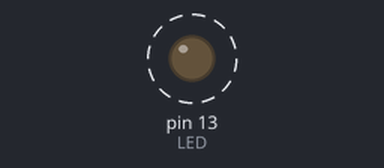
This sketch was run on a simulated Arduino Uno, built with avr-gcc and run on an emulated ATmega328P. Shown: output pins drawn as LEDs (lit = HIGH). Dashed ring = blinking. What the sketch prints to the serial monitor is not drawn.

Above: at 0.5 s.
Timing chart, 0 to 4.6 s (numbered marks = the images above):
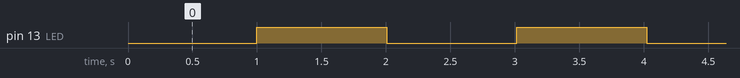

The sketch:

TIMER0.ino
```cpp
/*********************************************************
 *
 * Autor: Eduardo H. Santos.
 * Data:  06 de Setembro de 2018
 *
 *
 * Resumo:
 *
 *    Este programa é um relógio de 1s de precisão
 *    o qual será utilizado no meu sistema de irri-
 *    gação automático.
 *
 *
 * Explicação:
 *
 *   1. Farei a programação para que haja a interrupções
 *      no TIMER0 de forma a atualizar as variáveis a
 *      cada 1s. Isso me dará uma boa base temporal para
 *      a confecção da lógica que se dará para aguar o
 *      sistema uma vez por dia durante um determinado
 *      período de tempo.
 *
 *   2. A interrupção por TIMER0 neste caso ocorrerá
 *      quando o valor do registrador TCNT0 (o qual será
 *      atualizado a cada 'clock' do sistema) for igual
 *      ao valor salvo no registrador OCR0A.
 *
 *   3. Eu setei um prescale para o meu uC de 1024. Dessa
 *      forma o TCNT0 terá a atualização de valor de
 *      forma incremetal quando o Cristal interno oscilar
 *      1024 vezes. Como o Cristal externo é de 16MHz,
 *      significa fizer que o TCNT0 será incrementado na
 *      taxa de (16 MHz)/(1024) = 15.625 Hz.
 *
 *   4. A frequência do TCNT0 sendo 15.625 Hz significa
 *      dizer que a cada 0,000064s haverá um incremento
 *      no TCNT0. Para eu ter a bumbo de 1s de precisão,
 *      eu preciso trabalhar em cima deste tempo de forma
 *      a atualizar o meu sistema nessa taxa.
 *
 *   5. Criarei uma variável do tipo 'static int' de for-
 *      ma a ser atualizara a cada interrupção por timer.
 *
 *   6. Pelas relações matemáticas, se eu multiplicar
 *      0,000064s por 125 e depois por 125 novamente, eu
 *      terei precisamente 1s.
 *
 *   7. Assim, inicialmente eu inicializarei o OCR0A com
 *      o valor de 125. Com isto, a cada 125*0,000064s
 *      ocorrerá uma interrupção por TIMER0. Com isto,
 *      a interrupção ocorrerá a cada 0,008s.
 *
 *   8. Atualizarei, então, a variável 'static int' até
 *      atingir o valor de 125. Isto me dará um bumbo de
 *      1s de precisão.
 ********************************************************/

#define LED 13

/********************************************************
 *
 *  Variáveis utilizadas no meu sistema.
 *
 *  Definirei as variáveis como estáticas
 *  apesar de serem globais
 *
 ********************************************************/
static int cont    = 0;
static int segundo = 0;
static int minuto  = 0;
static int hora    = 0;
static int dia     = 0;

int flag = 0;
char stringHora[10];

/********************************************************
 *
 *  Protótipo das funções.
 *
 ********************************************************/
void initTime(int _hora, int _minuto, int _segundo);
void configTimer0();
void printa();


/********************************************************
 *
 *  Função 'setup'
 *
 ********************************************************/
void setup() {
  pinMode(LED, OUTPUT);

  configTimer0();
  initTime(23, 59, 45);

  Serial.begin(9600);
}


/********************************************************
 *
 *  Função 'loop'
 *
 ********************************************************/
void loop() {

}


/********************************************************
 *
 *  Função de tratamento de interrupção
 *
 ********************************************************/
ISR(TIMER0_COMPA_vect)
{
   // Atualizado a cada 0,008s.
   cont++;

   // Este evendo acontece apenas quando se completa 1s.
   if(cont == 125){
     cont = 0;
     segundo++;

     if ( segundo == 60 ){
       minuto++;
       segundo = 0;
       if ( minuto == 60 ){
         hora++;
         minuto = 0;
         if ( hora == 24 ){
           dia++;
           hora = 0;
         }
       }
     }

     // Alerta por LED para acompanhamento da atividade.
     if (flag == 0){
       digitalWrite(LED, HIGH);
       flag = 1;
     }
     else{
       digitalWrite(LED, LOW);
       flag = 0;
     }

     printa();
   }
}


void initTime(int _hora, int _minuto, int _segundo){
  dia      = 0;
  hora     = _hora;
  minuto   = _minuto;
  segundo  = _segundo;
}


void configTimer0(){
  /* Inicialmente eu faço o reset de todos os registradores. */
  TCCR0A = 0x00;
  TCCR0B = 0x00;
  TCNT0  = 0x00;

  /*********************************************************************
   * 1. Coloco o OCR0A como 125. Este valor em hexa é 0x7D.
   * 2 .Quero que haja o trabalho no formato CTC, que significa
   *    Clear Timer on Compare. Isso é feito setando
   *    TCCR0A = 0x02.
   * 3. Para o preescale em 1024, tem de se fazer TCCR0B = 0x05.
   * 4. Além do mais, tenho de setar a máscara para funcionar de forma
   *    que  eu tenha interrupção quando ocorrer a interrupção
   *    por igualdade entre o TCNT0 com o OCR0A.
   ********************************************************************/
  OCR0A  = 0x7D;
  TCCR0A = 0x02;
  TCCR0B = 0x05;
  TIMSK0 = 0x02;
}


void printa(){
  int m;
  m = sprintf(stringHora, "%2d:%2d:%2d", hora, minuto, segundo);
  Serial.println(stringHora);
//  Serial.print(hora);
//  Serial.print(":");
//  Serial.print(minuto);
//  Serial.print(":");
//  Serial.println(segundo);
}
```

Measured:
- by itself, pin 13 (LED): alternates HIGH for 1.0 s and LOW for 1.0 s
